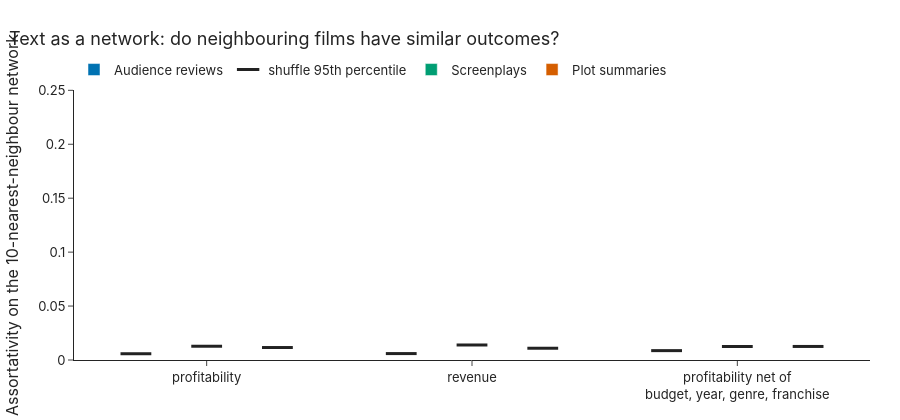

Notebook source saved alongside this figure:
### Markdown cell above
## 6. Text as a network

The course's second way to join text and networks: link each film to its 10 nearest films by cosine similarity of
the vectors, and ask whether linked films have similar outcomes (Newman's assortativity, the correlation of the
outcome at the two ends of an edge). The null shuffles the outcome across films, inside genre × decade cells for the
residual. This is a check on the regression from a different angle: it uses all 384 dimensions and no fitting.

### Code cell
R.fig_network(r).show()
display(Markdown(say["network"]))
display(Markdown(say["agreement"]))

### Figure 1 — Plotly figure (JSON) as saved in the notebook; plotly's stock layout.template omitted (floating-point values rounded to 4 significant figures)
{"data": [{"customdata": [[0.0058, 24.87, 0.002], [0.00595, 56.66, 0.002], [0.00869, 14.3, 0.002]], "hovertemplate": "assortativity %{y:.3f}<br>shuffle 95th pct %{customdata[0]:.3f}, z = %{customdata[1]:.1f}, p = %{customdata[2]:.3f}<extra></extra>", "marker": {"color": "#0072B2"}, "name": "Audience reviews", "type": "bar", "x": ["profitability", "revenue", "profitability net of<br>budget, year, genre, franchise"], "y": [0.1086, 0.2378, 0.07282]}, {"marker": {"color": "#222", "line": {"width": 3}, "size": 22, "symbol": "line-ew-open"}, "mode": "markers", "name": "shuffle 95th percentile", "offsetgroup": "reviews", "showlegend": true, "type": "scatter", "x": ["profitability", "revenue", "profitability net of<br>budget, year, genre, franchise"], "y": [0.0058, 0.00595, 0.00869]}, {"customdata": [[0.01276, 5.508, 0.002], [0.01391, 22.85, 0.002], [0.01253, 3.728, 0.002]], "hovertemplate": "assortativity %{y:.3f}<br>shuffle 95th pct %{customdata[0]:.3f}, z = %{customdata[1]:.1f}, p = %{customdata[2]:.3f}<extra></extra>", "marker": {"color": "#009E73"}, "name": "Screenplays", "type": "bar", "x": ["profitability", "revenue", "profitability net of<br>budget, year, genre, franchise"], "y": [0.04458, 0.2053, 0.03059]}, {"marker": {"color": "#222", "line": {"width": 3}, "size": 22, "symbol": "line-ew-open"}, "mode": "markers", "name": "shuffle 95th percentile", "offsetgroup": "screenplays", "showlegend": false, "type": "scatter", "x": ["profitability", "revenue", "profitability net of<br>budget, year, genre, franchise"], "y": [0.01276, 0.01391, 0.01253]}, {"customdata": [[0.01156, 5.91, 0.002], [0.0109, 20.85, 0.002], [0.01256, 3.278, 0.002]], "hovertemplate": "assortativity %{y:.3f}<br>shuffle 95th pct %{customdata[0]:.3f}, z = %{customdata[1]:.1f}, p = %{customdata[2]:.3f}<extra></extra>", "marker": {"color": "#D55E00"}, "name": "Plot summaries", "type": "bar", "x": ["profitability", "revenue", "profitability net of<br>budget, year, genre, franchise"], "y": [0.04452, 0.157, 0.02626]}, {"marker": {"color": "#222", "line": {"width": 3}, "size": 22, "symbol": "line-ew-open"}, "mode": "markers", "name": "shuffle 95th percentile", "offsetgroup": "summaries", "showlegend": false, "type": "scatter", "x": ["profitability", "revenue", "profitability net of<br>budget, year, genre, franchise"], "y": [0.01156, 0.0109, 0.01256]}], "layout": {"barmode": "group", "font": {"family": "Inter, Helvetica, Arial, sans-serif", "size": 13}, "height": 420, "legend": {"orientation": "h", "x": 0, "y": 1.02, "yanchor": "bottom"}, "margin": {"b": 60, "l": 70, "r": 30, "t": 90}, "scattermode": "group", "title": {"text": "Text as a network: do neighbouring films have similar outcomes?", "x": 0.01, "xanchor": "left"}, "yaxis": {"title": {"text": "Assortativity on the 10-nearest-neighbour network"}}}}
